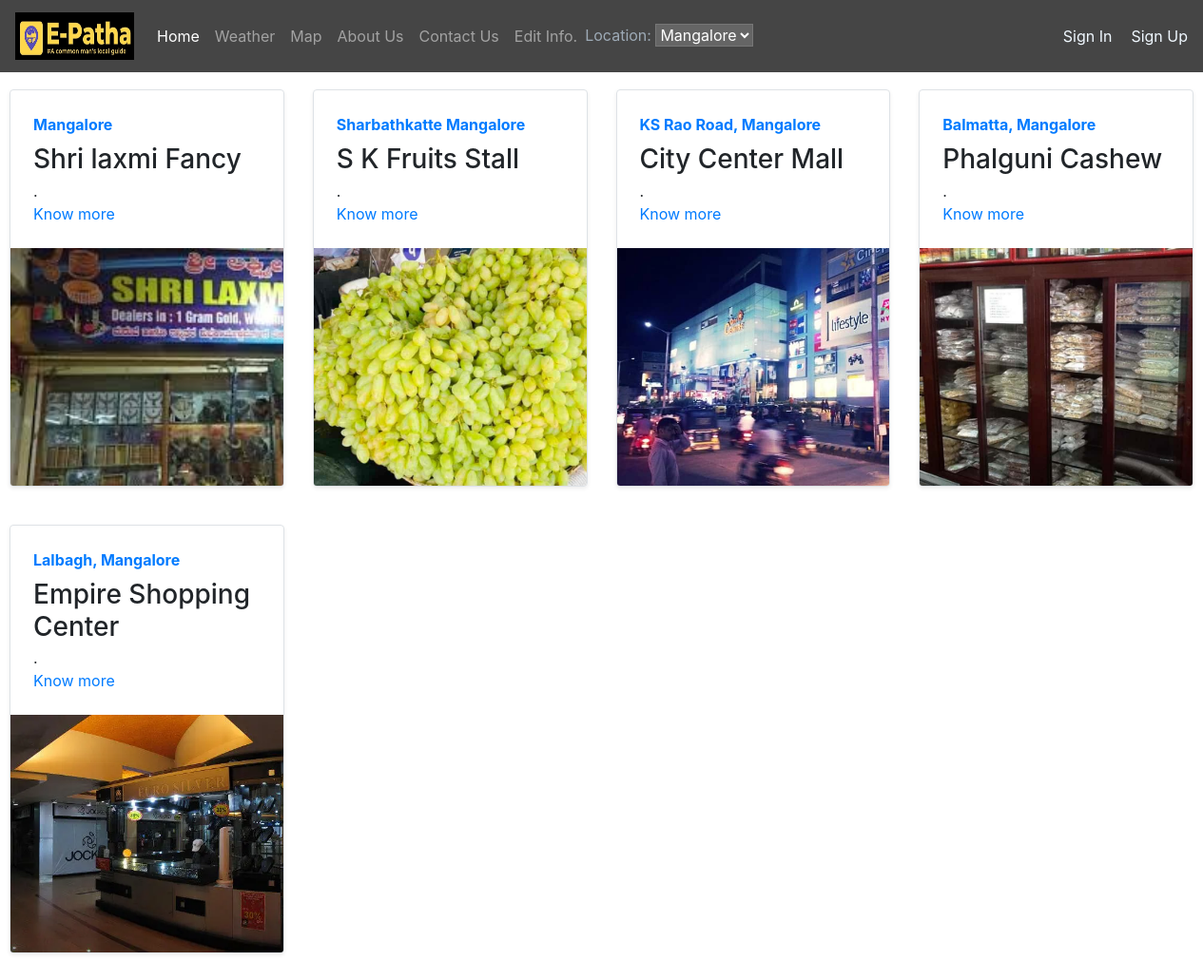
The page /local_shop/ on the database as committed earlier.
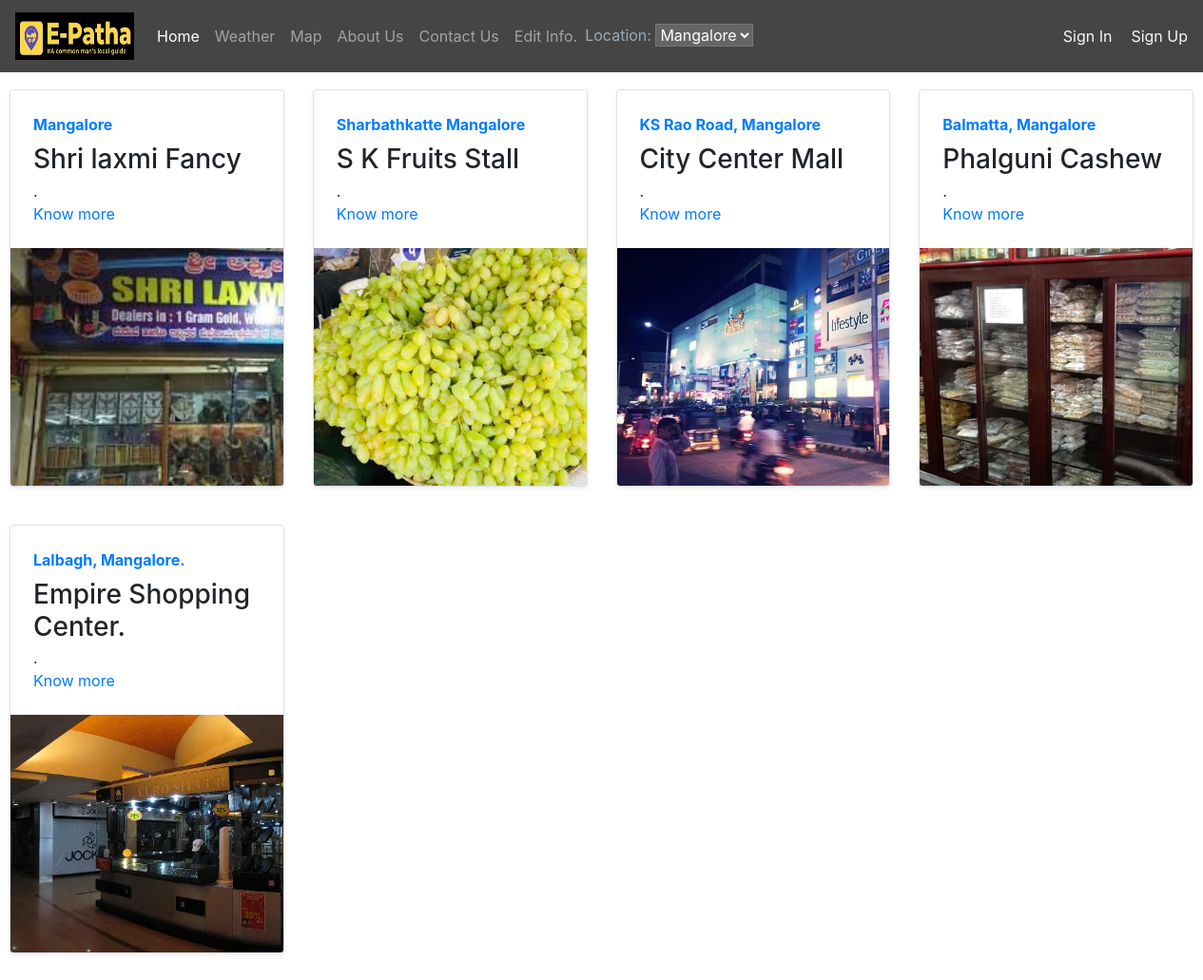
The same page on the database as committed later.
### local_shop/models.py (models this page shows)
class Blogpost(models.Model):
    post_id = models.AutoField(primary_key=True)
    Place_name = models.CharField(max_length=50)
    place = models.CharField(max_length=500, default="")
    About = models.CharField(max_length=5000, default="")
    headding = models.CharField(max_length=500, default="")
    info = models.CharField(max_length=5000, default="")
    headdings = models.CharField(max_length=500, default="")
    informations = models.CharField(max_length=5000, default="")
    info_date = models.DateField()
    Images = models.ImageField(upload_to='e_patha/images', default="")
    def __str__(self):
        return self.Place_name

### local_shop/views.py (the view)
# urls.py: path("", views.index, name="blogHome"),
def index(request):
    myposts = Blogpost.objects.all()
    print(myposts)
    return render(request, 'local_shop/index.html',
                  {'myposts': myposts})

### local_shop/templates/local_shop/index.html (shortened to what this page needs)
{% extends 'e_patha/basic.html' %}
{% block body %}
<div class="c" style="padding:10px">
<div class="row my-2">
    {% for item in myposts %}
        <div class="col-md-3">
            <div
                class="row no-gutters border rounded overflow-hidden flex-md-row mb-3 shadow-sm h-md-100 position-relative">
                <div class="col p-4 d-flex flex-column position-static">
                    <strong class="d-inline-block mb-2 text-primary">{{item.place}}</strong>
                    <h3 class="mb-0">{{item.Place_name}}</h3>
                    <p class="card-text mb-auto">{{item.headding}}</p>
                    <a href="blogpost/{{item.post_id}}" class="stretched-link">Know more </a>
                </div>
                <div class="col-auto d-none d-lg-block">
                    <img src="/media/{{item.Images}}" class="bd-placeholder-img"  height="250"
                        aria-label="Placeholder: Thumbnail"/>
                </div>
            </div>
        </div>
{% if forloop.counter|divisibleby:4 %}
    </div><div class="row my-4">
    {% endif %}
    {% endfor %}
</div>
{% endblock %}

### e_patha/templates/e_patha/basic.html (shortened to what this page needs)
{% load static %}
<!doctype html>
<html lang="en">
  <head>
    <link rel="stylesheet" href="https://stackpath.bootstrapcdn.com/bootstrap/4.2.1/css/bootstrap.min.css">
  </head>
  <body>
    <div class="desktop">
      <nav class="navbar navbar-expand-lg navbar-dark bg-dark" style="background-color: #000000ba!important;">
        <a class="navbar-brand" href="/e_patha" style="padding-top:.325rem;padding-bottom:.325rem">
          <img src="/media/e_patha/images/logoo.jpeg" width="125" height="50" alt="E-Patha">
        </a>
        <div class="collapse navbar-collapse" id="navbarNav">
          <ul class="navbar-nav  mr-auto">
      <li class="nav-item active">
        <a class="nav-link" href="/e_patha/index1">Home <span class="sr-only">(current)</span></a>
      </li>
      <li class="nav-item">
        <a class="nav-link" href="/e_patha/weather">Weather</a>
      </li>
      <li class="nav-item">
        <a class="nav-link" href="/e_patha/map">Map</a>
      </li>
      <li class="nav-item">
        <a class="nav-link" href="/e_patha/about">About Us</a>
      </li>
       <li class="nav-item">
        <a class="nav-link" href="/e_patha/Contact_us_">Contact Us</a>
      </li>
      <li class="nav-item">
        <a class="nav-link" href="/admin">Edit Info.</a>
      </li>
      <div class="c" style=" padding-top: 1%;">
      <form action="#">
        <label class="ab" for="place">Location:</label>
        <select name="place" id="cars">
          <option value="Mangalore">Mangalore</option>
        </select>
      </form>
    </div>
    </ul>
    {% if user.is_authenticated %}
    <ul class="nav " style=" padding-left: 20px;"><a href=""style="color: aliceblue;text-decoration: none;">Welcome {{ user }}</a>
    </ul>
    <ul class="nav " style=" padding-left: 20px;"><a href="{% url 'account_logout' %}"style="color: aliceblue;text-decoration: none;">Sign Out</a>
    </ul>
    <ul class="nav " style=" padding-left: 20px;"><a href="{% url 'account_email' %}"style="color: aliceblue;text-decoration: none;">Change E-mail</a>
    </ul>
    {% else %}
    <ul class="nav " style=" padding-left: 20px;"><a href="{% url 'account_login' %}"style="color: aliceblue;text-decoration: none;">Sign In</a>
    </ul>
    <ul class="nav " style=" padding-left: 20px;"><a href="{% url 'account_signup' %}"style="color: aliceblue;text-decoration: none;">Sign Up</a>
    </ul>
    {% endif %}
  </div>
</nav>
  {% block body %} {% endblock %}
  </div>
  </body>
</html>

### e_patha/templates/e_patha/basic.html (style rules this page uses)
.desktop { width:100%; min-width:1250px; height:auto; }
.ab { color: #a5b3c0eb; }
input, textarea, select { background-color : rgb(101, 101, 101); color : #fff; }

Rows that differ between the two databases and show on the page:
changed Blogpost: place "Lalbagh, Mangalore" → "Lalbagh, Mangalore."; Place_name "Empire Shopping Center" → "Empire Shopping Center."
